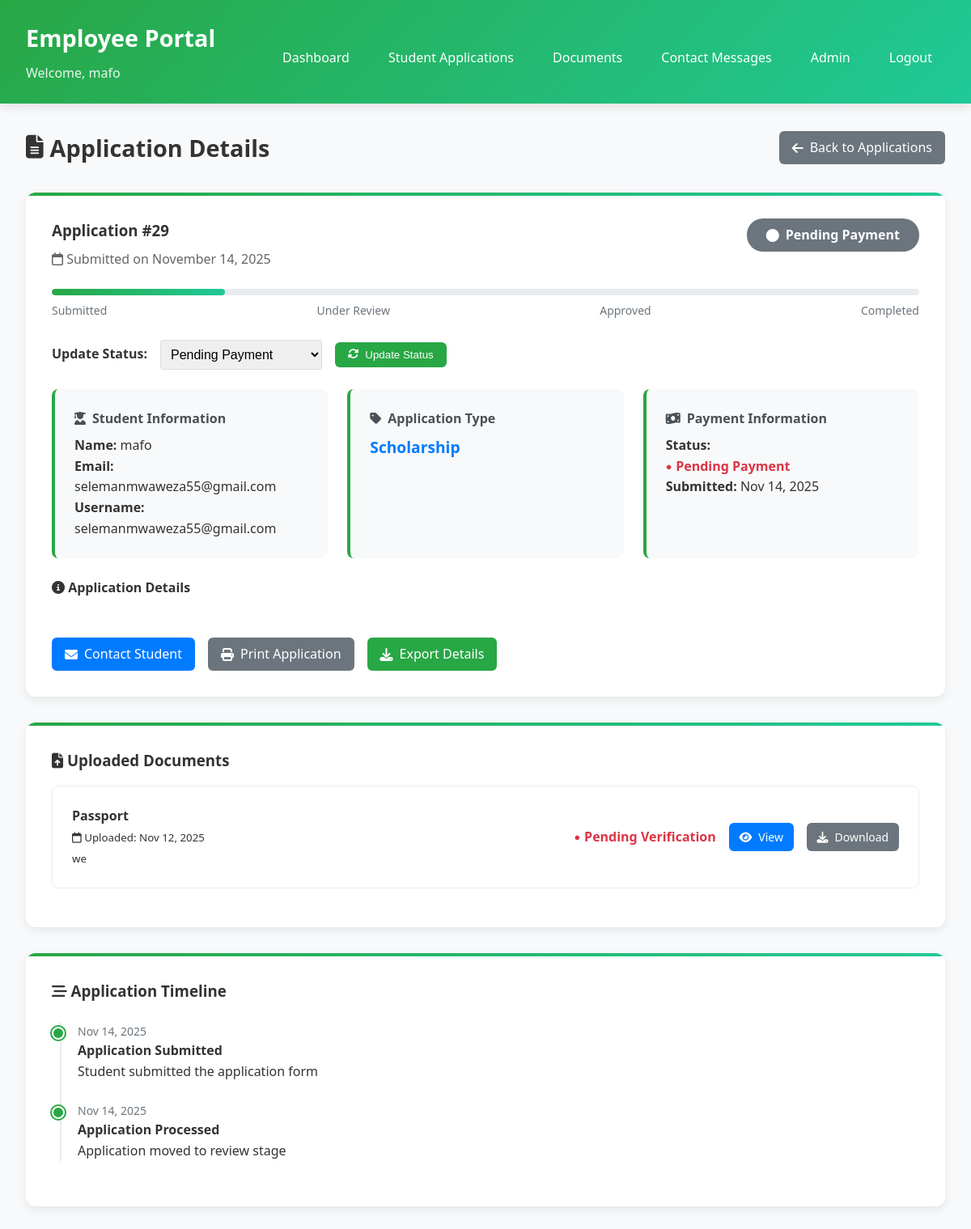
Screenshot of /employee/student-applications/29/ (signed in) with the database file from the repository.
### student_portal/models.py (models this page shows, shortened)
class Application(models.Model):
    APPLICATION_STATUS = [
        ('pending_payment', 'Pending Payment'),
        ('submitted', 'Submitted'),
        ('under_review', 'Under Review'),
        ('approved', 'Approved'),
        ('rejected', 'Rejected'),
        ('selected', 'Selected'),
    ]
    APPLICATION_TYPES = [
        ('university', 'University Application'),
        ('visa', 'Visa Application'),
        ('scholarship', 'Scholarship'),
        ('loan', 'Student Loan'),
    ]
    student = models.ForeignKey(User, on_delete=models.CASCADE)
    application_type = models.CharField(max_length=20, choices=APPLICATION_TYPES)
    university_name = models.CharField(max_length=255, blank=True)
    course = models.CharField(max_length=255, blank=True)
    country = models.CharField(max_length=100, blank=True)
    status = models.CharField(max_length=20, choices=APPLICATION_STATUS, default='pending_payment')
    submission_date = models.DateTimeField(auto_now_add=True)
    created_at = models.DateTimeField(auto_now_add=True)
    updated_at = models.DateTimeField(auto_now=True)
    is_paid = models.BooleanField(default=False)
    payment_amount = models.DecimalField(max_digits=10, decimal_places=2, default=5000.00)

class Document(models.Model):
    DOCUMENT_TYPES = [
        ('passport', 'Passport'),
        ('academic_transcript', 'Academic Transcript'),
        ('degree_certificate', 'Degree Certificate'),
        ('recommendation_letter', 'Recommendation Letter'),
        ('sop', 'Statement of Purpose'),
        ('cv', 'CV'),
        ('language_test', 'Language Test Results'),
        ('financial_documents', 'Financial Documents'),
    ]
    student = models.ForeignKey(User, on_delete=models.CASCADE)
    document_type = models.CharField(max_length=50, choices=DOCUMENT_TYPES)
    file = models.FileField(upload_to='documents/')
    description = models.TextField(blank=True)
    uploaded_at = models.DateTimeField(auto_now_add=True)
    is_verified = models.BooleanField(default=False)

### employee/views.py (the view)
# urls.py: path('student-applications/<int:application_id>/', views.student_application_detail, name='student_application_detail'),
@login_required
def student_application_detail(request, application_id):
    application = get_object_or_404(Application, id=application_id)
    documents = Document.objects.filter(student=application.student)
    payments = Payment.objects.filter(application=application)
    context = {
        'application': application,
        'documents': documents,
        'payments': payments,
    }
    return render(request, 'employee/student_application_detail.html', context)

### employee/templates/employee/student_application_detail.html (shortened to what this page needs)
<!DOCTYPE html>
<html lang="en">
<head>
    <link rel="stylesheet" href="https://cdnjs.cloudflare.com/ajax/libs/font-awesome/6.4.0/css/all.min.css">
</head>
<body>
    <div class="header">
        <div class="header-content">
            <div>
                <h1>Employee Portal</h1>
                <div class="welcome-text">Welcome, {{ user.get_full_name|default:user.username }}</div>
            </div>
            <nav class="nav-menu">
                <a href="{% url 'employee:employee_dashboard' %}">Dashboard</a>
                <a href="{% url 'employee:student_application_list' %}">Student Applications</a>
                <a href="{% url 'employee:document_list' %}">Documents</a>
                <a href="{% url 'employee:contact_messages' %}">Contact Messages</a>
                <a href="{% url 'admin:index' %}">Admin</a>
                <a href="{% url 'employee:employee_logout' %}">Logout</a>
            </nav>
        </div>
    </div>
    <div class="container">
        <div class="page-header">
            <h2><i class="fas fa-file-alt"></i> Application Details</h2>
            <a href="{% url 'employee:student_application_list' %}" class="btn btn-secondary">
                <i class="fas fa-arrow-left"></i> Back to Applications
            </a>
        </div>
        <div class="card">
            <div class="app-header">
                <div>
                    <h3>Application #{{ application.id }}</h3>
                    <p style="color: #666; margin-top: 0.5rem;">
                        <i class="far fa-calendar"></i> Submitted on {{ application.created_at|date:"F d, Y" }}
                    </p>
                </div>
                <span class="status-badge status-{{ application.status }}">
                    <i class="fas fa-circle"></i> {{ application.get_status_display }}
                </span>
            </div>
            <div class="progress-container">
                <div class="progress-bar">
                    <div class="progress-fill" style="width:
                        {% if application.status == 'pending_payment' %}20%
                        {% elif application.status == 'submitted' %}40%
                        {% elif application.status == 'under_review' %}60%
                        {% elif application.status == 'approved' %}80%
                        {% elif application.status == 'selected' %}100%
                        {% else %}10%{% endif %}">
                    </div>
                </div>
                <div class="progress-labels">
                    <span>Submitted</span>
                    <span>Under Review</span>
                    <span>Approved</span>
                    <span>Completed</span>
                </div>
            </div>
            <form method="post" action="{% url 'employee:update_student_application_status' application.id %}">
                <div style="display: flex; gap: 1rem; align-items: center; margin: 1.5rem 0; flex-wrap: wrap;">
                    <strong>Update Status:</strong>
                    <select name="status" style="padding: 0.5rem; border: 1px solid #ddd; border-radius: 4px; min-width: 200px;">
                        {% for status_value, status_label in application.APPLICATION_STATUS %}
                        <option value="{{ status_value }}" {% if application.status == status_value %}selected{% endif %}>
                            {{ status_label }}
                        </option>
                        {% endfor %}
                    </select>
                    <button type="submit" class="btn btn-success">
                        <i class="fas fa-sync-alt"></i> Update Status
                    </button>
                </div>
            </form>
            <div class="info-grid">
                <div class="info-item">
                    <div class="info-label"><i class="fas fa-user-graduate"></i> Student Information</div>
                    <div><strong>Name:</strong> {{ application.student.get_full_name|default:application.student.username }}</div>
                    <div><strong>Email:</strong> {{ application.student.email }}</div>
                    <div><strong>Username:</strong> {{ application.student.username }}</div>
                </div>
                <div class="info-item">
                    <div class="info-label"><i class="fas fa-tag"></i> Application Type</div>
                    <div style="font-size: 1.2rem; font-weight: bold; color: #007bff;">
                        {{ application.get_application_type_display }}
                    </div>
                </div>
                <div class="info-item">
                    <div class="info-label"><i class="fas fa-money-bill-wave"></i> Payment Information</div>
                    <div><strong>Status:</strong>
                        {% if application.is_paid %}
                        <span class="verified-badge">Paid (TZS {{ application.payment_amount }})</span>
                        {% else %}
                        <span class="pending-badge">Pending Payment</span>
                        {% endif %}
                    </div>
                    <div><strong>Submitted:</strong> {{ application.submission_date|date:"M d, Y" }}</div>
                </div>
            </div>
            <div style="margin-top: 1.5rem;">
                <h4><i class="fas fa-info-circle"></i> Application Details</h4>
            </div>
            <div class="action-buttons">
                <a href="#" class="btn btn-primary">
                    <i class="fas fa-envelope"></i> Contact Student
                </a>
                <a href="#" class="btn btn-secondary">
                    <i class="fas fa-print"></i> Print Application
                </a>
                <a href="#" class="btn btn-success">
                    <i class="fas fa-download"></i> Export Details
                </a>
            </div>
        </div>
        <div class="card">
            <h3><i class="fas fa-file-upload"></i> Uploaded Documents</h3>
            {% if documents %}
            <div style="margin-top: 1rem;">
                {% for doc in documents %}
                <div class="document-item">
                    <div>
                        <strong>{{ doc.get_document_type_display }}</strong><br>
                        <small><i class="far fa-calendar"></i> Uploaded: {{ doc.uploaded_at|date:"M d, Y" }}</small><br>
                        {% if doc.description %}<small>{{ doc.description }}</small>{% endif %}
                    </div>
                    <div style="display: flex; align-items: center; gap: 1rem;">
                        {% if doc.is_verified %}
                        <span class="verified-badge">Verified</span>
                        {% else %}
                        <span class="pending-badge">Pending Verification</span>
                        {% endif %}
                        <a href="{{ doc.file.url }}" target="_blank" class="btn btn-primary btn-sm">
                            <i class="fas fa-eye"></i> View
                        </a>
                        <a href="{{ doc.file.url }}" download class="btn btn-secondary btn-sm">
                            <i class="fas fa-download"></i> Download
                        </a>
                    </div>
                </div>
                {% endfor %}
            </div>
            {% else %}
            <p style="text-align: center; color: #666; padding: 2rem;">
                <i class="fas fa-file-exclamation" style="font-size: 2rem; margin-bottom: 1rem; display: block;"></i>
                No documents uploaded for this application.
            </p>
            {% endif %}
        </div>
        <div class="card">
            <h3><i class="fas fa-stream"></i> Application Timeline</h3>
            <div class="timeline">
                <div class="timeline-item">
                    <div class="timeline-date">{{ application.created_at|date:"M d, Y" }}</div>
                    <div><strong>Application Submitted</strong></div>
                    <div>Student submitted the application form</div>
                </div>
                {% if application.submission_date %}
                <div class="timeline-item">
                    <div class="timeline-date">{{ application.submission_date|date:"M d, Y" }}</div>
                    <div><strong>Application Processed</strong></div>
                    <div>Application moved to review stage</div>
                </div>
                {% endif %}
            </div>
        </div>
    </div>
</body>
</html>

### employee/templates/employee/student_application_detail.html (style rules this page uses)
* { margin: 0; padding: 0; box-sizing: border-box; }
body { font-family: 'Segoe UI', Tahoma, Geneva, Verdana, sans-serif; background-color: #f8f9fa; line-height: 1.6; color: #333; }
.header { background: linear-gradient(135deg, #28a745, #20c997); color: white; padding: 1.5rem 2rem; box-shadow: 0 4px 12px rgba(0,0,0,0.1); }
.header-content { display: flex; justify-content: space-between; align-items: center; flex-wrap: wrap; }
.header h1 { font-size: 1.8rem; margin-bottom: 0.5rem; }
.welcome-text { font-size: 1rem; opacity: 0.9; }
.nav-menu { display: flex; gap: 1rem; margin-top: 1rem; flex-wrap: wrap; }
.nav-menu a { color: white; text-decoration: none; padding: 0.5rem 1rem; border-radius: 4px; transition: all 0.3s ease; font-weight: 500; }
.container { max-width: 1200px; margin: 2rem auto; padding: 0 2rem; }
.page-header { display: flex; justify-content: space-between; align-items: center; margin-bottom: 2rem; flex-wrap: wrap; }
.page-header h2 { color: #333; font-size: 1.8rem; display: flex; align-items: center; gap: 0.5rem; }
.card { background: white; padding: 2rem; border-radius: 12px; margin-bottom: 2rem; box-shadow: 0 4px 12px rgba(0,0,0,0.08); transition: transform 0.3s ease, box-shadow 0.3s ease; position: relative; overflow: hidden; }
.card::before { content: ''; position: absolute; top: 0; left: 0; width: 100%; height: 4px; background: linear-gradient(90deg, #28a745, #20c997); }
.status-badge { padding: 0.5rem 1.5rem; border-radius: 20px; font-size: 1rem; font-weight: bold; display: inline-flex; align-items: center; gap: 0.5rem; }
.status-pending_payment { background: #6c757d; color: white; }
.btn { padding: 0.5rem 1rem; border-radius: 6px; text-decoration: none; display: inline-flex; align-items: center; gap: 0.5rem; border: none; cursor: pointer; font-weight: 500; transition: all 0.3s ease; }
.btn-primary { background: #007bff; color: white; }
.btn-success { background: #28a745; color: white; }
.btn-secondary { background: #6c757d; color: white; }
.btn-sm { padding: 0.4rem 0.8rem; font-size: 0.875rem; }
.info-grid { display: grid; grid-template-columns: repeat(auto-fit, minmax(300px, 1fr)); gap: 1.5rem; margin: 1.5rem 0; }
.info-item { padding: 1.5rem; background: #f8f9fa; border-radius: 8px; border-left: 4px solid #28a745; transition: transform 0.3s ease; }
.info-label { font-weight: bold; color: #495057; margin-bottom: 0.5rem; display: flex; align-items: center; gap: 0.5rem; }
.document-item { display: flex; justify-content: space-between; align-items: center; padding: 1.5rem; border: 1px solid #e9ecef; border-radius: 8px; margin-bottom: 1rem; transition: all 0.3s ease; }
.pending-badge { color: #dc3545; font-weight: bold; display: flex; align-items: center; gap: 0.3rem; }
.pending-badge::before { content: "●"; font-size: 0.8rem; }
select { padding: 0.5rem; border: 1px solid #ddd; border-radius: 6px; font-size: 1rem; transition: border-color 0.3s; }
.app-header { display: flex; justify-content: space-between; align-items: flex-start; margin-bottom: 1.5rem; flex-wrap: wrap; }
.progress-container { margin: 1.5rem 0; }
.progress-bar { height: 8px; background: #e9ecef; border-radius: 4px; overflow: hidden; margin-bottom: 0.5rem; }
.progress-fill { height: 100%; background: linear-gradient(90deg, #28a745, #20c997); border-radius: 4px; transition: width 0.5s ease; }
.progress-labels { display: flex; justify-content: space-between; font-size: 0.875rem; color: #6c757d; }
.action-buttons { display: flex; gap: 1rem; margin-top: 1.5rem; flex-wrap: wrap; }
.timeline { position: relative; margin: 1.5rem 0; }
.timeline::before { content: ''; position: absolute; left: 10px; top: 0; bottom: 0; width: 2px; background: #e9ecef; }
.timeline-item { position: relative; padding-left: 2rem; margin-bottom: 1.5rem; }
.timeline-item::before { content: ''; position: absolute; left: 0; top: 5px; width: 12px; height: 12px; border-radius: 50%; background: #28a745; border: 2px solid white; box-shadow: 0 0 0 2px #28a745; }
.timeline-date { font-size: 0.875rem; color: #6c757d; }

### rows the page displays
Application: id "29", created_at "November 14, 2025", status "Pending Payment", student.get_full_name "mafo", student.email "selemanmwaweza55@gmail.com", student.username "selemanmwaweza55@gmail.com", application_type "Scholarship", submission_date "Nov 14, 2025", created_at "Nov 14, 2025"
Document: document_type "Passport", uploaded_at "Nov 12, 2025", description "we", is_verified "Pending Verification"

### other values shown
{{ user.get_full_name|default:user.username }} "mafo"
